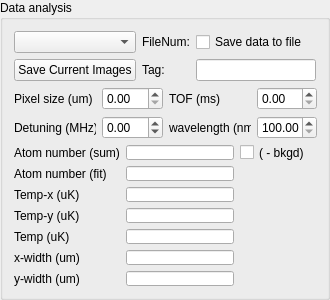
           <widget class="QGroupBox" name="dataBox">
            <property name="sizePolicy">
             <sizepolicy hsizetype="Fixed" vsizetype="Fixed">
              <horstretch>0</horstretch>
              <verstretch>0</verstretch>
             </sizepolicy>
            </property>
            <property name="minimumSize">
             <size>
              <width>330</width>
              <height>280</height>
             </size>
            </property>
            <property name="maximumSize">
             <size>
              <width>330</width>
              <height>300</height>
             </size>
            </property>
            <property name="title">
             <string>Data analysis</string>
            </property>
            <layout class="QVBoxLayout" name="verticalLayout_7">
             <item>
              <layout class="QGridLayout" name="gridLayout_10">
               <item row="0" column="0">
                <widget class="QComboBox" name="atomCombo">
                 <property name="sizePolicy">
                  <sizepolicy hsizetype="Preferred" vsizetype="Fixed">
                   <horstretch>0</horstretch>
                   <verstretch>0</verstretch>
                  </sizepolicy>
                 </property>
                </widget>
               </item>
               <item row="1" column="0">
                <widget class="QPushButton" name="saveCurrentButton">
                 <property name="text">
                  <string>Save Current Images</string>
                 </property>
                </widget>
               </item>
               <item row="0" column="1">
                <widget class="QLabel" name="fileNumLabel">
                 <property name="text">
                  <string>FileNum:</string>
                 </property>
                </widget>
               </item>
               <item row="1" column="2">
                <widget class="QLineEdit" name="fileTag"/>
               </item>
               <item row="0" column="2">
                <widget class="QCheckBox" name="dataSaveCheck">
                 <property name="text">
                  <string>Save data to file</string>
                 </property>
                </widget>
               </item>
               <item row="1" column="1">
                <widget class="QLabel" name="label_21">
                 <property name="text">
                  <string>Tag:</string>
                 </property>
                </widget>
               </item>
              </layout>
             </item>
             <item>
              <layout class="QGridLayout" name="gridLayout_7">
               <item row="0" column="2">
                <widget class="QLabel" name="label_26">
                 <property name="sizePolicy">
                  <sizepolicy hsizetype="Fixed" vsizetype="Preferred">
                   <horstretch>0</horstretch>
                   <verstretch>0</verstretch>
                  </sizepolicy>
                 </property>
                 <property name="text">
                  <string>TOF (ms)</string>
                 </property>
                </widget>
               </item>
               <item row="0" column="0">
                <widget class="QLabel" name="label_24">
                 <property name="sizePolicy">
                  <sizepolicy hsizetype="Fixed" vsizetype="Preferred">
                   <horstretch>0</horstretch>
                   <verstretch>0</verstretch>
                  </sizepolicy>
                 </property>
                 <property name="text">
                  <string>Pixel size (um)</string>
                 </property>
                </widget>
               </item>
               <item row="1" column="2">
                <widget class="QLabel" name="label_27">
                 <property name="sizePolicy">
                  <sizepolicy hsizetype="Fixed" vsizetype="Preferred">
                   <horstretch>0</horstretch>
                   <verstretch>0</verstretch>
                  </sizepolicy>
                 </property>
                 <property name="text">
                  <string>wavelength (nm)</string>
                 </property>
                </widget>
               </item>
               <item row="1" column="0">
                <widget class="QLabel" name="label_25">
                 <property name="text">
                  <string>Detuning (MHz)</string>
                 </property>
                </widget>
               </item>
               <item row="0" column="4">
                <spacer name="horizontalSpacer_4">
                 <property name="orientation">
                  <enum>Qt::Horizontal</enum>
                 </property>
                 <property name="sizeHint" stdset="0">
                  <size>
                   <width>40</width>
                   <height>20</height>
                  </size>
                 </property>
                </spacer>
               </item>
               <item row="0" column="1">
                <widget class="QDoubleSpinBox" name="pixSize">
                 <property name="minimumSize">
                  <size>
                   <width>60</width>
                   <height>0</height>
                  </size>
                 </property>
                </widget>
               </item>
               <item row="1" column="1">
                <widget class="QDoubleSpinBox" name="detuning">
                 <property name="minimum">
                  <double>-99.989999999999995</double>
                 </property>
                </widget>
               </item>
               <item row="0" column="3">
                <widget class="QDoubleSpinBox" name="TOF"/>
               </item>
               <item row="1" column="3">
                <widget class="QDoubleSpinBox" name="lamda">
                 <property name="minimumSize">
                  <size>
                   <width>60</width>
                   <height>0</height>
                  </size>
                 </property>
                 <property name="buttonSymbols">
                  <enum>QAbstractSpinBox::UpDownArrows</enum>
                 </property>
                 <property name="minimum">
                  <double>100.000000000000000</double>
                 </property>
                 <property name="maximum">
                  <double>1000.000000000000000</double>
                 </property>
                </widget>
               </item>
              </layout>
             </item>
             <item>
              <layout class="QGridLayout" name="gridLayout_3">
               <item row="7" column="0">
                <widget class="QLabel" name="label_28">
                 <property name="text">
                  <string>y-width (um)</string>
                 </property>
                </widget>
               </item>
               <item row="3" column="0">
                <widget class="QLabel" name="label_7">
                 <property name="text">
                  <string>Temp-x (uK)</string>
                 </property>
                </widget>
               </item>
               <item row="3" column="1">
                <widget class="QLineEdit" name="TxLE">
                 <property name="sizePolicy">
                  <sizepolicy hsizetype="Fixed" vsizetype="Fixed">
                   <horstretch>0</horstretch>
                   <verstretch>0</verstretch>
                  </sizepolicy>
                 </property>
                 <property name="minimumSize">
                  <size>
                   <width>80</width>
                   <height>0</height>
                  </size>
                 </property>
                </widget>
               </item>
               <item row="4" column="0">
                <widget class="QLabel" name="label_6">
                 <property name="text">
                  <string>Temp-y (uK)</string>
                 </property>
                </widget>
               </item>
               <item row="4" column="1">
                <widget class="QLineEdit" name="TyLE">
                 <property name="sizePolicy">
                  <sizepolicy hsizetype="Fixed" vsizetype="Fixed">
                   <horstretch>0</horstretch>
                   <verstretch>0</verstretch>
                  </sizepolicy>
                 </property>
                 <property name="minimumSize">
                  <size>
                   <width>80</width>
                   <height>0</height>
                  </size>
                 </property>
                </widget>
               </item>
               <item row="5" column="0">
                <widget class="QLabel" name="label_5">
                 <property name="text">
                  <string>Temp (uK)</string>
                 </property>
                </widget>
               </item>
               <item row="5" column="1">
                <widget class="QLineEdit" name="TLE">
                 <property name="sizePolicy">
                  <sizepolicy hsizetype="Fixed" vsizetype="Fixed">
                   <horstretch>0</horstretch>
                   <verstretch>0</verstretch>
                  </sizepolicy>
                 </property>
                 <property name="minimumSize">
                  <size>
                   <width>80</width>
                   <height>0</height>
                  </size>
                 </property>
                </widget>
               </item>
               <item row="6" column="1">
                <widget class="QLineEdit" name="xwidthumLE"/>
               </item>
               <item row="6" column="0">
                <widget class="QLabel" name="label_20">
                 <property name="text">
                  <string>x-width (um)</string>
                 </property>
                </widget>
               </item>
               <item row="1" column="0">
                <widget class="QLabel" name="label_8">
                 <property name="text">
                  <string>Atom number (sum)</string>
                 </property>
                </widget>
               </item>
               <item row="1" column="1">
                <widget class="QLineEdit" name="AtomNumSumLE">
                 <property name="sizePolicy">
                  <sizepolicy hsizetype="Fixed" vsizetype="Fixed">
                   <horstretch>0</horstretch>
                   <verstretch>0</verstretch>
                  </sizepolicy>
                 </property>
                 <property name="minimumSize">
                  <size>
                   <width>80</width>
                   <height>0</height>
                  </size>
                 </property>
                </widget>
               </item>
               <item row="7" column="1">
                <widget class="QLineEdit" name="ywidthumLE"/>
               </item>
               <item row="3" column="2">
                <spacer name="horizontalSpacer_5">
                 <property name="orientation">
                  <enum>Qt::Horizontal</enum>
                 </property>
                 <property name="sizeHint" stdset="0">
                  <size>
                   <width>40</width>
                   <height>20</height>
                  </size>
                 </property>
                </spacer>
               </item>
               <item row="2" column="1">
                <widget class="QLineEdit" name="AtomNumFitLE"/>
               </item>
               <item row="2" column="0">
                <widget class="QLabel" name="label_29">
                 <property name="text">
                  <string>Atom number (fit)</string>
                 </property>
                </widget>
               </item>
               <item row="1" column="2">
                <widget class="QCheckBox" name="subBkgd">
                 <property name="text">
                  <string>( - bkgd)</string>
                 </property>
                </widget>
               </item>
              </layout>
             </item>
             <item>
              <spacer name="verticalSpacer">
               <property name="orientation">
                <enum>Qt::Vertical</enum>
               </property>
               <property name="sizeHint" stdset="0">
                <size>
                 <width>20</width>
                 <height>40</height>
                </size>
               </property>
              </spacer>
             </item>
            </layout>
           </widget>
